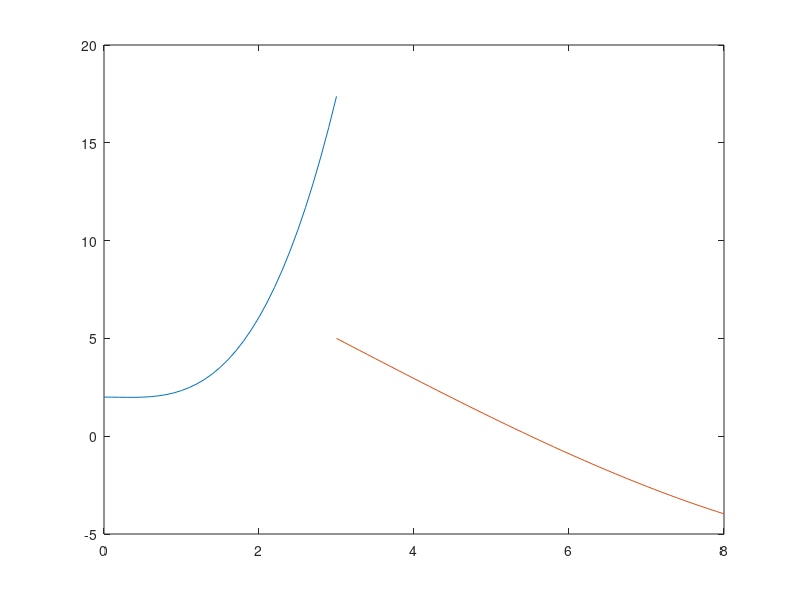

This chart was generated by the following MATLAB code:
function plotTrajectory()
  t = 0:0.1:3;
  w = w1(t);
  plot(t,w);
  hold on;
  
  t = 3:0.1:8;
  w = w2(t);
  plot(t,w);
  hold on;
end

% first path
function y = w1(t)
  x = [11/16, -17/48, 0, 2];
  y = x(1) * t.^3 + x(2) * t.^2 + x(3) * t + x(4);
end

% second path
function y = w2(t)
  x = [11/1024, 0, -33/16, 5];
  y = x(1) * (t - 3).^3 + x(2) * (t - 3).^2 + x(3) * (t - 3) + x(4);
end

function plotVelocity()
  t = 0:0.1:3;
  dw = dw1(t);
  plot(t,dw);
  hold on;
  
  t = 3:0.1:8;
  dw = dw2(t);
  plot(t,dw);
  hold on;
end

% first path
function y = dw1(t)
  x = [11/16, -17/48, 0, 2];
  y = 3 * x(1) * t.^2 + 2 * x(2) * t + x(3);
end

% second path
function y = dw2(t)
  x = [11/1024, 0, -33/16, 5];
  y = 3 * x(1) * (t - 3).^2 + 2 * x(2) * (t - 3) + x(3);
end

function plotAcceleration()
  t = 0:0.1:3;
  ddw = ddw1(t);
  plot(t,ddw);
  hold on;
  
  t = 3:0.1:8;
  ddw = ddw2(t);
  plot(t,ddw);
  hold on;
end

% first path
function y = ddw1(t)
  x = [11/16, -17/48, 0, 2];
  y = 6 * x(1) * t + 2 * x(2);
end

% second path
function y = ddw2(t)
  x = [11/1024, 0, -33/16, 5];
  y = 6 * x(1) * (t - 3) + 2 * x(2);
end
